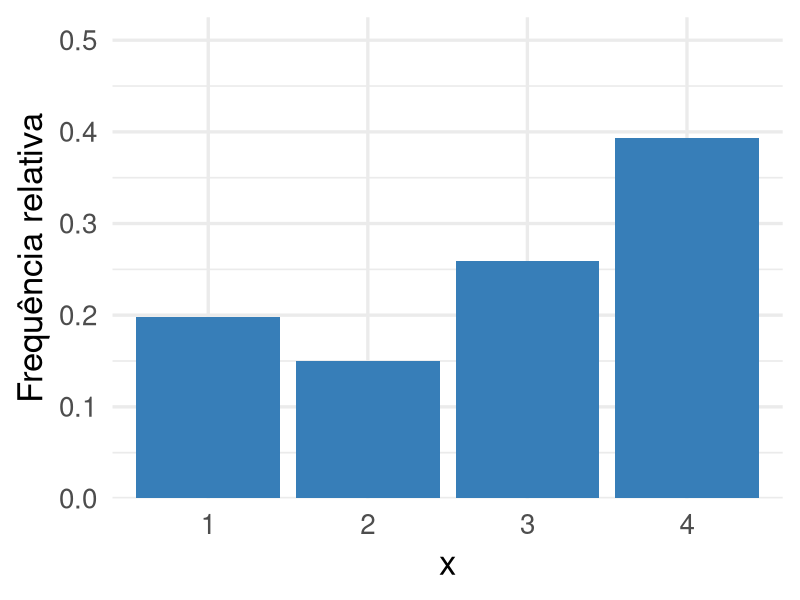

Reproduce this figure in R.
## ---- chunk 1
#| echo: true
#| eval: true

gernum <- function(n, x, prob){
  amostra <- vector() # vetor que receberá valores gerados
  prob_acum <- cumsum(prob) # vetor de probabilidades acumuladas
  for (i in 1:n) { # início do laço
    u <- runif(1)  # valor de u
    for (j in 1:length(x)) {
      if (u <= prob_acum[j]) {
        amostra[i] <- x[j]
        break
      }
    }
  }
  return(amostra)
}

valores_x <- 1:4
probabilidades <- c(.2, .15, .25, .4)

set.seed(123) # fixando a semente para reprodutibilidade
amostra <- gernum(1000, valores_x, probabilidades)
## ---- chunk 2
#| echo: false
#| eval: true
#| message: false
#| warning: false

library(ggplot2)

# Calcular frequência relativa
df_freq <- as.data.frame(prop.table(table(amostra)))

# Renomear colunas para usar no ggplot
colnames(df_freq) <- c("x", "freq")
df_freq$x <- as.factor(df_freq$x)  # transformar em fator para manter ordem no eixo x

# Gráfico de barras
ggplot(df_freq, aes(x = x, y = freq, fill = x)) +
  geom_col(fill = "#377EB8") +
  scale_y_continuous(limits = c(0, 0.5), expand = expansion(mult = c(0, 0.05))) +
  labs(x = "x", y = "Frequência relativa") +
  theme_minimal(base_size = 25) +
  theme(legend.position = "none")

